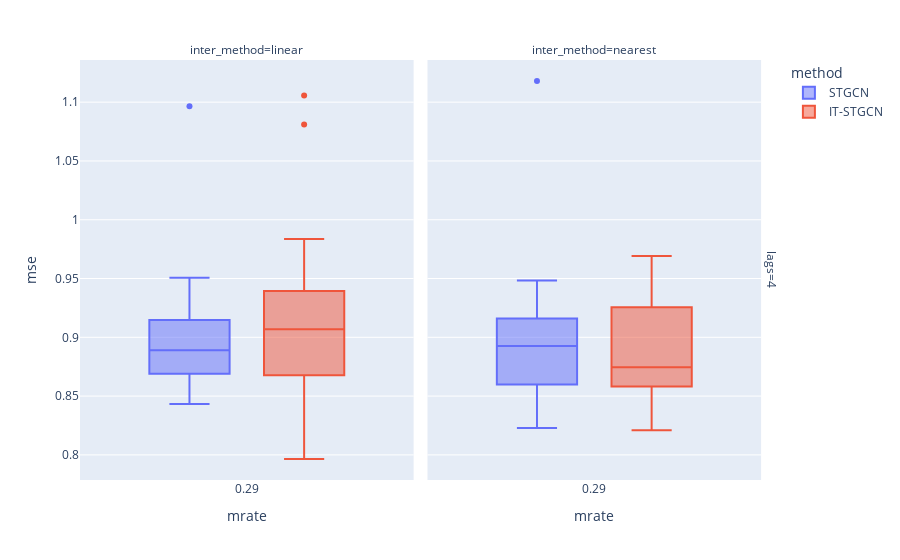

Source (notebook cell):
### Markdown cell above
## Block

### Code cell
data.query("method!='GNAR' and mtype =='block'").plot.box(backend='plotly',x='mrate',color='method',y='mse',facet_col='inter_method',facet_row='lags',height=800)

### Figure 1 — Plotly figure (JSON) as saved in the notebook; plotly's stock layout.template omitted (floating-point values rounded to 4 significant figures)
{"data": [{"alignmentgroup": "True", "hovertemplate": "method=STGCN<br>lags=4<br>inter_method=linear<br>mrate=%{x}<br>mse=%{y}<extra></extra>", "legendgroup": "STGCN", "marker": {"color": "#636efa"}, "name": "STGCN", "notched": false, "offsetgroup": "STGCN", "orientation": "v", "showlegend": true, "type": "box", "x": [0.2878, 0.2878, 0.2878, 0.2878, 0.2878, 0.2878, 0.2878, 0.2878, 0.2878, 0.2878, 0.2878, 0.2878, 0.2878, 0.2878, 0.2878, 0.2878, 0.2878, 0.2878, 0.2878, 0.2878, 0.2878, 0.2878, 0.2878, 0.2878, 0.2878, 0.2878, 0.2878, 0.2878, 0.2878, 0.2878], "x0": " ", "xaxis": "x", "y": [0.884, 0.8882, 0.9396, 0.9036, 0.9446, 0.8554, 0.869, 0.9138, 0.9476, 0.9506, 0.8988, 0.8464, 0.8746, 0.8432, 0.8844, 0.8627, 0.8817, 0.9148, 0.888, 0.9387, 0.8521, 0.8696, 1.097, 0.8988, 0.9108, 0.8663, 0.9483, 0.8959, 0.8568, 0.89], "y0": " ", "yaxis": "y"}, {"alignmentgroup": "True", "hovertemplate": "method=STGCN<br>lags=4<br>inter_method=nearest<br>mrate=%{x}<br>mse=%{y}<extra></extra>", "legendgroup": "STGCN", "marker": {"color": "#636efa"}, "name": "STGCN", "notched": false, "offsetgroup": "STGCN", "orientation": "v", "showlegend": false, "type": "box", "x": [0.2878, 0.2878, 0.2878, 0.2878, 0.2878, 0.2878, 0.2878, 0.2878, 0.2878, 0.2878, 0.2878, 0.2878, 0.2878, 0.2878, 0.2878, 0.2878, 0.2878, 0.2878, 0.2878, 0.2878, 0.2878, 0.2878, 0.2878, 0.2878, 0.2878, 0.2878, 0.2878, 0.2878, 0.2878, 0.2878], "x0": " ", "xaxis": "x2", "y": [0.8687, 0.8616, 0.9356, 0.9406, 0.8969, 0.8752, 0.9356, 0.9002, 0.9177, 0.9142, 1.118, 0.8752, 0.8686, 0.9117, 0.8592, 0.8599, 0.8551, 0.9483, 0.8548, 0.8979, 0.8905, 0.9448, 0.8966, 0.9159, 0.8588, 0.823, 0.8488, 0.8719, 0.8312, 0.8948], "y0": " ", "yaxis": "y2"}, {"alignmentgroup": "True", "hovertemplate": "method=IT-STGCN<br>lags=4<br>inter_method=linear<br>mrate=%{x}<br>mse=%{y}<extra></extra>", "legendgroup": "IT-STGCN", "marker": {"color": "#EF553B"}, "name": "IT-STGCN", "notched": false, "offsetgroup": "IT-STGCN", "orientation": "v", "showlegend": true, "type": "box", "x": [0.2878, 0.2878, 0.2878, 0.2878, 0.2878, 0.2878, 0.2878, 0.2878, 0.2878, 0.2878, 0.2878, 0.2878, 0.2878, 0.2878, 0.2878, 0.2878, 0.2878, 0.2878, 0.2878, 0.2878, 0.2878, 0.2878, 0.2878, 0.2878, 0.2878, 0.2878, 0.2878, 0.2878, 0.2878, 0.2878], "x0": " ", "xaxis": "x", "y": [1.081, 0.9326, 0.8892, 0.8891, 0.8853, 0.9394, 0.9114, 0.7965, 0.911, 0.9825, 0.9763, 0.908, 0.818, 1.106, 0.8921, 0.9836, 0.8721, 0.9587, 0.9056, 0.8389, 0.85, 0.8677, 0.8541, 0.91, 0.9346, 0.8404, 0.8322, 0.9444, 0.9169, 0.8901], "y0": " ", "yaxis": "y"}, {"alignmentgroup": "True", "hovertemplate": "method=IT-STGCN<br>lags=4<br>inter_method=nearest<br>mrate=%{x}<br>mse=%{y}<extra></extra>", "legendgroup": "IT-STGCN", "marker": {"color": "#EF553B"}, "name": "IT-STGCN", "notched": false, "offsetgroup": "IT-STGCN", "orientation": "v", "showlegend": false, "type": "box", "x": [0.2878, 0.2878, 0.2878, 0.2878, 0.2878, 0.2878, 0.2878, 0.2878, 0.2878, 0.2878, 0.2878, 0.2878, 0.2878, 0.2878, 0.2878, 0.2878, 0.2878, 0.2878, 0.2878, 0.2878, 0.2878, 0.2878, 0.2878, 0.2878, 0.2878, 0.2878, 0.2878, 0.2878, 0.2878, 0.2878], "x0": " ", "xaxis": "x2", "y": [0.9368, 0.8262, 0.8687, 0.9015, 0.8772, 0.8556, 0.9161, 0.8371, 0.8703, 0.8885, 0.9256, 0.9693, 0.8582, 0.882, 0.8697, 0.8366, 0.8581, 0.9263, 0.9388, 0.8839, 0.9172, 0.8658, 0.872, 0.9263, 0.9445, 0.8418, 0.8209, 0.9298, 0.8386, 0.8635], "y0": " ", "yaxis": "y2"}], "layout": {"annotations": [{"font": {}, "showarrow": false, "text": "inter_method=linear", "x": 0.24, "xanchor": "center", "xref": "paper", "y": 1, "yanchor": "bottom", "yref": "paper"}, {"font": {}, "showarrow": false, "text": "inter_method=nearest", "x": 0.74, "xanchor": "center", "xref": "paper", "y": 1, "yanchor": "bottom", "yref": "paper"}, {"font": {}, "showarrow": false, "text": "lags=4", "textangle": 90, "x": 0.98, "xanchor": "left", "xref": "paper", "y": 0.5, "yanchor": "middle", "yref": "paper"}], "autosize": true, "boxmode": "group", "legend": {"title": {"text": "method"}, "tracegroupgap": 0}, "margin": {"t": 60}, "xaxis": {"anchor": "y", "autorange": true, "domain": [0, 0.48], "range": [-0.2162, 0.7918], "title": {"text": "mrate"}, "type": "linear"}, "xaxis2": {"anchor": "y2", "autorange": true, "domain": [0.5, 0.98], "matches": "x", "range": [-0.2162, 0.7918], "title": {"text": "mrate"}, "type": "linear"}, "yaxis": {"anchor": "x", "autorange": true, "domain": [0, 1], "range": [0.7786, 1.136], "title": {"text": "mse"}, "type": "linear"}, "yaxis2": {"anchor": "x2", "autorange": true, "domain": [0, 1], "matches": "y", "range": [0.7786, 1.136], "showticklabels": false, "type": "linear"}}}
